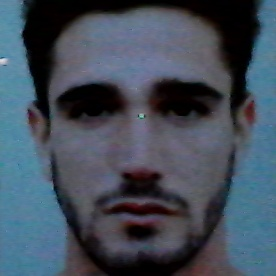
#> input picture faces/unknown/unknown_0.jpg, 276 x 276 px; its folder holds only this picture in this run
$ python -i Train_new_user.py   (imports and definitions only)
#> lines starting #> are read from the running program, lines starting #| are printed output that depends on the picture
import cv2, pickle, os

from sklearn import neighbors
from sklearn.model_selection import train_test_split
from sklearn.metrics import accuracy_score, confusion_matrix, classification_report
from Register import face_detect

def training(dir='faces'):

#> called with dir = 'faces'
    if not os.path.exists(dir):
        print(f"{dir} not found!")
        return

    f = []
    n = []

    for name in os.listdir(dir) :
        user_directory = os.path.join(dir, name)
        if os.path.isdir(user_directory) :
            for image_name in os.listdir(user_directory) :

                if image_name.endswith('.jpg') :
                    image_path = os.path.join(user_directory, image_name)
                    image_file = cv2.imread(image_path)
#> image_file is the input picture: shape (276, 276, 3); mean B, G, R 91.1, 78, 66.8
                    gray = cv2.cvtColor(image_file, cv2.COLOR_BGR2GRAY)
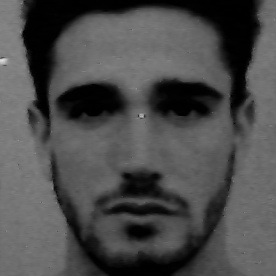
#> gray: shape (276, 276); min 0, max 222, mean 76.1
                    detected_face = face_detect.detectMultiScale(gray, scaleFactor=1.3, minNeighbors=5)
#> detected_face = [[17, 15, 240, 240]]

                    for (a, b, c, d) in detected_face :
                        face = gray[b:b+d, a:a+c]
                        face = cv2.resize(face, (100, 100)).flatten()
                        f.append(face)
                        n.append(name)
#> this loop made 1 pass
#> pass 1, in training, `face = gray[b:b+d, a:a+c]`:
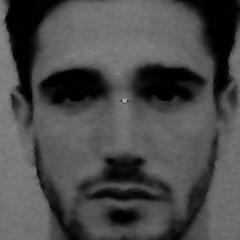
#> face: shape (240, 240); min 0, max 187, mean 75
#> after the loop, f = 1 item; n = ['unknown']

#> (the run stopped early here; a loop or call above may not have finished)

$ run again, on faces/unknown/unknown_1.jpg
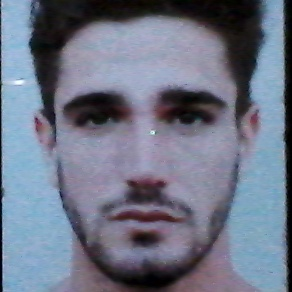
#> input picture faces/unknown/unknown_1.jpg, 292 x 292 px
#> in training, image_file is the input picture: shape (292, 292, 3); mean B, G, R 135.2, 117.2, 110.5
#> in training, `gray = cv2.cvtColor(image_file, cv2.COLOR_BGR2GRAY)`:
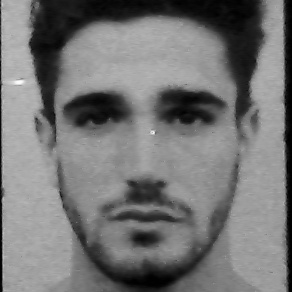
#> gray: shape (292, 292); min 0, max 250, mean 117.2
#> detected_face = [[25, 23, 241, 241]]
#> the loop in training, `for (a, b, c, d) in detected_face :` made 1 pass
#> pass 1, in training, `face = gray[b:b+d, a:a+c]`:
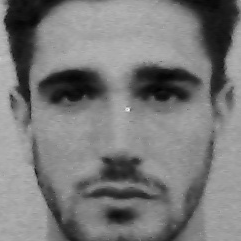
#> face: shape (241, 241); min 1, max 240, mean 121.6
#> after the loop in training, `for (a, b, c, d) in detected_face :`: f = 1 item; n = ['unknown']
